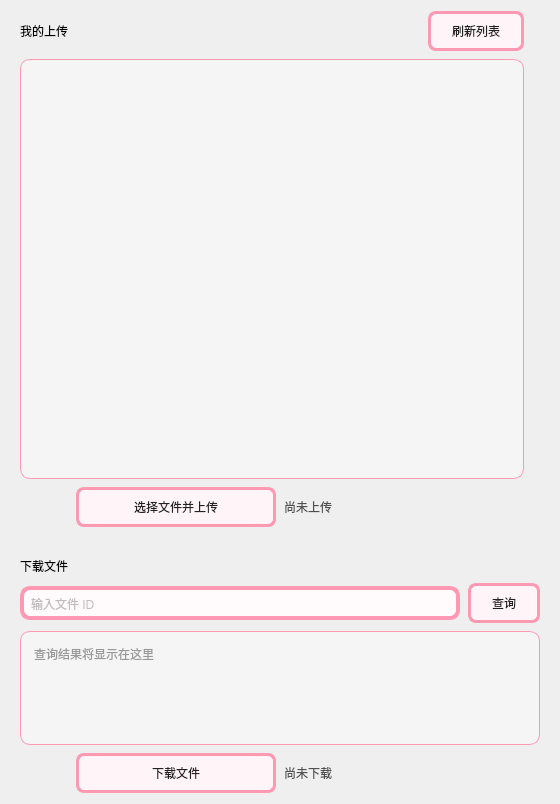
<?xml version="1.0" encoding="UTF-8"?>
<ui version="4.0">
 <class>CloudDrive</class>
 <widget class="QWidget" name="CloudDrive">
  <property name="geometry">
   <rect>
    <x>0</x>
    <y>0</y>
    <width>560</width>
    <height>804</height>
   </rect>
  </property>
  <property name="sizePolicy">
   <sizepolicy hsizetype="Expanding" vsizetype="Expanding">
    <horstretch>0</horstretch>
    <verstretch>0</verstretch>
   </sizepolicy>
  </property>
  <property name="styleSheet">
   <string notr="true">border:none</string>
  </property>
  <layout class="QGridLayout" name="gridLayout">
   <property name="leftMargin">
    <number>20</number>
   </property>
   <property name="rightMargin">
    <number>20</number>
   </property>
   <property name="spacing">
    <number>8</number>
   </property>
   <item row="6" column="0" colspan="3">
    <layout class="QHBoxLayout" name="horizontalLayout_search">
     <item>
      <widget class="QLineEdit" name="line_file_id">
       <property name="minimumSize">
        <size>
         <width>0</width>
         <height>34</height>
        </size>
       </property>
       <property name="styleSheet">
        <string notr="true">border: 4px solid rgba(255, 153, 179, 1);
border-radius: 10px;
background: rgb(255, 250, 252);
padding: 5px;
font: 11pt &quot;Microsoft YaHei UI&quot;;
color: grey;</string>
       </property>
       <property name="placeholderText">
        <string>输入文件 ID</string>
       </property>
      </widget>
     </item>
     <item>
       <widget class="QPushButton" name="but_search">
        <property name="minimumSize">
         <size>
          <width>72</width>
          <height>40</height>
         </size>
        </property>
        <property name="cursor">
         <cursorShape>PointingHandCursor</cursorShape>
        </property>
        <property name="styleSheet">
         <string notr="true">QPushButton {
    font: 10pt "Microsoft YaHei UI";
    color: #222;
    border: 3px solid rgba(255, 153, 179, 1);
    background: rgb(255, 245, 248);
    border-radius: 8px;
    padding: 8px 16px;
}
QPushButton:disabled {
    color: #999;
    border: 3px solid rgba(255, 153, 179, 0.3);
    background: rgb(180, 180, 180);
}</string>
       </property>
       <property name="text">
        <string>查询</string>
       </property>
      </widget>
     </item>
    </layout>
   </item>
   <item row="0" column="0">
    <layout class="QHBoxLayout" name="horizontalLayout_my">
     <item>
      <widget class="QLabel" name="label_my_files">
       <property name="styleSheet">
        <string notr="true">font: 700 10pt &quot;Microsoft YaHei UI&quot;;
border:none;</string>
       </property>
       <property name="text">
        <string>我的上传</string>
       </property>
      </widget>
     </item>
     <item>
      <spacer name="horizontalSpacer">
       <property name="orientation">
        <enum>Qt::Orientation::Horizontal</enum>
       </property>
       <property name="sizeHint" stdset="0">
        <size>
         <width>40</width>
         <height>20</height>
        </size>
       </property>
      </spacer>
     </item>
     <item>
      <widget class="QPushButton" name="but_refresh_my">
       <property name="minimumSize">
        <size>
         <width>96</width>
         <height>40</height>
        </size>
       </property>
       <property name="cursor">
        <cursorShape>PointingHandCursor</cursorShape>
       </property>
       <property name="styleSheet">
        <string notr="true">QPushButton {
    font: 10pt "Microsoft YaHei UI";
    color: #222;
    border: 3px solid rgba(255, 153, 179, 1);
    background: rgb(255, 245, 248);
    border-radius: 8px;
    padding: 8px 16px;
}
QPushButton:disabled {
    color: #999;
    border: 3px solid rgba(255, 153, 179, 0.3);
    background: rgb(180, 180, 180);
}</string>
       </property>
       <property name="text">
        <string>刷新列表</string>
       </property>
      </widget>
     </item>
    </layout>
   </item>
   <item row="4" column="0" colspan="3">
    <widget class="QLabel" name="label_upload_id">
     <property name="styleSheet">
      <string notr="true">font: 400 10pt &quot;Microsoft YaHei UI Light&quot;;
color: rgb(30, 100, 170);
border:none;</string>
     </property>
     <property name="wordWrap">
      <bool>true</bool>
     </property>
     <property name="textInteractionFlags">
      <set>Qt::TextInteractionFlag::TextSelectableByMouse</set>
     </property>
    </widget>
   </item>
   <item row="2" column="0" colspan="3">
    <layout class="QHBoxLayout" name="hLayout_upload">
     <item>
      <spacer name="hSpacer_upload">
       <property name="orientation">
        <enum>Qt::Orientation::Horizontal</enum>
       </property>
       <property name="sizeHint" stdset="0">
        <size>
         <width>40</width>
         <height>20</height>
        </size>
       </property>
      </spacer>
     </item>
     <item>
      <widget class="QPushButton" name="but_upload">
       <property name="sizePolicy">
        <sizepolicy hsizetype="Preferred" vsizetype="Fixed">
         <horstretch>0</horstretch>
         <verstretch>0</verstretch>
        </sizepolicy>
       </property>
       <property name="minimumSize">
        <size>
         <width>200</width>
         <height>40</height>
        </size>
       </property>
       <property name="maximumSize">
        <size>
         <width>400</width>
         <height>16777215</height>
        </size>
       </property>
       <property name="cursor">
        <cursorShape>PointingHandCursor</cursorShape>
       </property>
       <property name="styleSheet">
        <string notr="true">QPushButton {
    font: 10pt "Microsoft YaHei UI";
    color: #222;
    border: 3px solid rgba(255, 153, 179, 1);
    background: rgb(255, 245, 248);
    border-radius: 8px;
    padding: 8px 16px;
}
QPushButton:hover:enabled {
    background: rgb(255, 232, 238);
}
QPushButton:pressed:enabled {
    background: rgb(255, 220, 230);
}
QPushButton:disabled {
    color: #bbb;
    border: 3px solid rgba(255, 153, 179, 0.45);
    background: rgb(255, 245, 248);
}</string>
       </property>
       <property name="text">
        <string>选择文件并上传</string>
       </property>
      </widget>
     </item>
     <item>
      <widget class="QLabel" name="label_upload_status">
       <property name="sizePolicy">
        <sizepolicy hsizetype="Fixed" vsizetype="Preferred">
         <horstretch>200</horstretch>
         <verstretch>0</verstretch>
        </sizepolicy>
       </property>
       <property name="minimumSize">
        <size>
         <width>200</width>
         <height>0</height>
        </size>
       </property>
       <property name="styleSheet">
        <string notr="true">font: 400 10pt &quot;Microsoft YaHei UI Light&quot;;
color: rgb(80, 80, 80);
border:none;</string>
       </property>
       <property name="text">
        <string>尚未上传</string>
       </property>
       <property name="wordWrap">
        <bool>true</bool>
       </property>
      </widget>
     </item>
     <item>
      <spacer name="hSpacer_upload2">
       <property name="orientation">
        <enum>Qt::Orientation::Horizontal</enum>
       </property>
       <property name="sizeHint" stdset="0">
        <size>
         <width>40</width>
         <height>20</height>
        </size>
       </property>
      </spacer>
     </item>
    </layout>
   </item>
   <item row="5" column="0" colspan="3">
    <widget class="QLabel" name="label_download_title">
     <property name="styleSheet">
      <string notr="true">font: 700 10pt &quot;Microsoft YaHei UI&quot;;
border:none;</string>
     </property>
     <property name="text">
      <string>下载文件</string>
     </property>
    </widget>
   </item>
   <item row="8" column="0" colspan="3">
    <layout class="QHBoxLayout" name="hLayout_download">
     <item>
      <spacer name="hSpacer_download">
       <property name="orientation">
        <enum>Qt::Orientation::Horizontal</enum>
       </property>
       <property name="sizeHint" stdset="0">
        <size>
         <width>40</width>
         <height>20</height>
        </size>
       </property>
      </spacer>
     </item>
     <item>
      <widget class="QPushButton" name="but_download">
       <property name="sizePolicy">
        <sizepolicy hsizetype="Preferred" vsizetype="Fixed">
         <horstretch>0</horstretch>
         <verstretch>0</verstretch>
        </sizepolicy>
       </property>
       <property name="minimumSize">
        <size>
         <width>200</width>
         <height>40</height>
        </size>
       </property>
       <property name="maximumSize">
        <size>
         <width>400</width>
         <height>16777215</height>
        </size>
       </property>
       <property name="cursor">
        <cursorShape>PointingHandCursor</cursorShape>
       </property>
       <property name="styleSheet">
        <string notr="true">QPushButton {
    font: 10pt "Microsoft YaHei UI";
    color: #222;
    border: 3px solid rgba(255, 153, 179, 1);
    background: rgb(255, 245, 248);
    border-radius: 8px;
    padding: 8px 16px;
}
QPushButton:hover:enabled {
    background: rgb(255, 232, 238);
}
QPushButton:pressed:enabled {
    background: rgb(255, 220, 230);
}
QPushButton:disabled {
    color: #bbb;
    border: 3px solid rgba(255, 153, 179, 0.45);
    background: rgb(255, 245, 248);
}</string>
       </property>
       <property name="text">
        <string>下载文件</string>
       </property>
      </widget>
     </item>
     <item>
      <widget class="QLabel" name="label_download_status">
       <property name="sizePolicy">
        <sizepolicy hsizetype="Fixed" vsizetype="Fixed">
         <horstretch>0</horstretch>
         <verstretch>0</verstretch>
        </sizepolicy>
       </property>
       <property name="minimumSize">
        <size>
         <width>200</width>
         <height>0</height>
        </size>
       </property>
       <property name="maximumSize">
        <size>
         <width>200</width>
         <height>16777215</height>
        </size>
       </property>
       <property name="styleSheet">
        <string notr="true">font: 400 10pt &quot;Microsoft YaHei UI Light&quot;;
color: rgb(80, 80, 80);
border:none;</string>
       </property>
       <property name="text">
        <string>尚未下载</string>
       </property>
       <property name="wordWrap">
        <bool>true</bool>
       </property>
      </widget>
     </item>
     <item>
      <spacer name="hSpacer_download2">
       <property name="orientation">
        <enum>Qt::Orientation::Horizontal</enum>
       </property>
       <property name="sizeHint" stdset="0">
        <size>
         <width>40</width>
         <height>20</height>
        </size>
       </property>
      </spacer>
     </item>
    </layout>
   </item>
   <item row="7" column="0" colspan="3">
    <widget class="QFrame" name="frame_info">
     <property name="minimumSize">
      <size>
       <width>0</width>
       <height>114</height>
      </size>
     </property>
     <property name="maximumSize">
      <size>
       <width>16777215</width>
       <height>114</height>
      </size>
     </property>
     <property name="styleSheet">
      <string notr="true">border-radius: 10px;
border: 0.5px solid rgb(255, 153, 179);
background-color: rgba(255, 255, 255, 0.35);</string>
     </property>
     <property name="frameShape">
      <enum>QFrame::Shape::StyledPanel</enum>
     </property>
     <layout class="QVBoxLayout" name="verticalLayout_info">
      <item>
       <widget class="QTextEdit" name="edit_file_info">
        <property name="styleSheet">
         <string notr="true">border:none;
background:transparent;
font: 400 10pt &quot;Microsoft YaHei UI Light&quot;;
color: rgb(60, 60, 60);</string>
        </property>
        <property name="readOnly">
         <bool>true</bool>
        </property>
        <property name="placeholderText">
         <string>查询结果将显示在这里</string>
        </property>
       </widget>
      </item>
     </layout>
    </widget>
   </item>
   <item row="1" column="0">
    <widget class="QFrame" name="frame_my_files">
     <property name="minimumSize">
      <size>
       <width>0</width>
       <height>120</height>
      </size>
     </property>
     <property name="maximumSize">
      <size>
       <width>16777215</width>
       <height>16777215</height>
      </size>
     </property>
     <property name="styleSheet">
      <string notr="true">border-radius: 10px;
border: 0.5px solid rgb(255, 153, 179);
background-color: rgba(255, 255, 255, 0.35);</string>
     </property>
     <property name="frameShape">
      <enum>QFrame::Shape::StyledPanel</enum>
     </property>
     <layout class="QVBoxLayout" name="verticalLayout_my">
      <item>
       <widget class="QListWidget" name="list_my_files">
        <property name="styleSheet">
         <string notr="true">QListWidget {
    border: none;
    background: transparent;
    font: 400 10pt &quot;Microsoft YaHei UI Light&quot;;
    color: rgb(50, 50, 50);
    outline: none;
}
QListWidget::item {
    padding: 6px 4px;
    border-bottom: 1px solid rgba(255, 153, 179, 0.35);
}
QListWidget::item:selected {
    background-color: rgba(255, 200, 215, 0.55);
    color: rgb(30, 30, 30);
}
QListWidget::item:hover {
    background-color: rgba(255, 220, 230, 0.45);
}</string>
        </property>
        <property name="spacing">
         <number>2</number>
        </property>
       </widget>
      </item>
     </layout>
    </widget>
   </item>
  </layout>
 </widget>
 <resources/>
 <connections/>
</ui>
